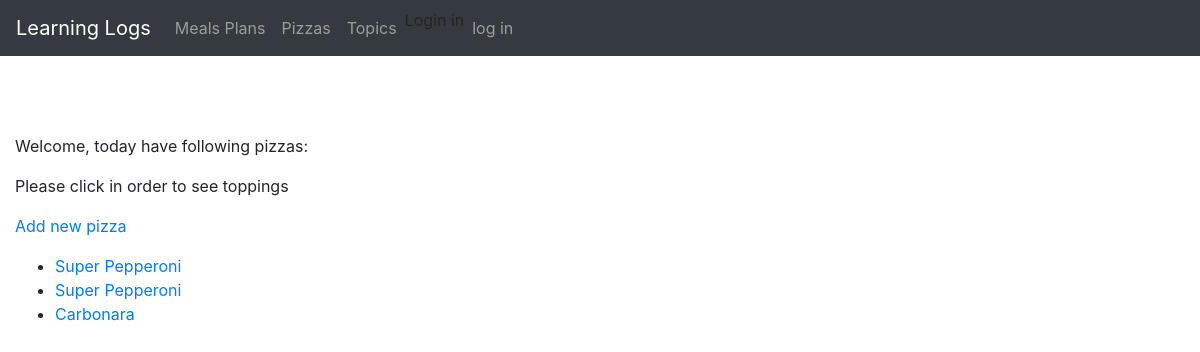
The page /pizzeria/ on the database as committed earlier.
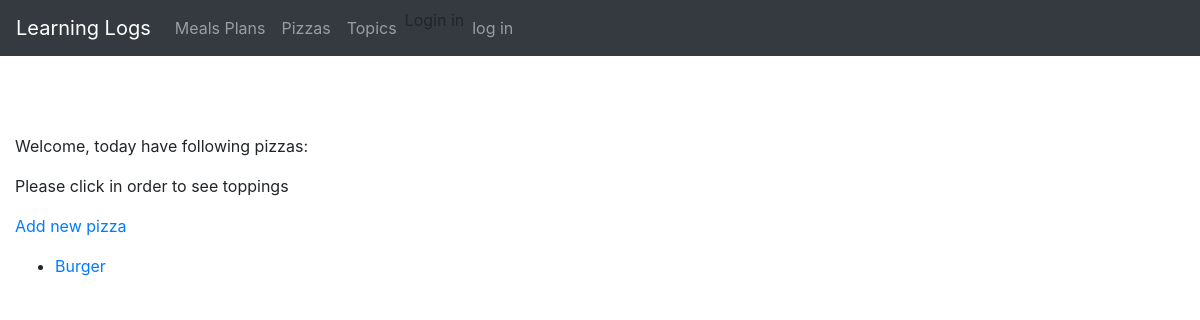
The same page on the database as committed later.
### pizzas/models.py (models this page shows)
class Pizza(models.Model):
    PIZZA_SIZES = (
        ('P', 4),
        ('S', 6),
        ('M', 8),
        ('L', 12),
        ('XL', 16),
        )
    name = models.CharField(max_length=200)
    size = models.CharField(max_length=10, choices=PIZZA_SIZES, default=PIZZA_SIZES[0][0])
    toppings = models.ManyToManyField(Topping,through='ToppingAmount', related_name='pizzas')
    def __str__(self):
        return self.name

### pizzas/views.py (the view)
# urls.py: path('pizzeria/', include('pizzas.urls')),
def pizzas(request):
	pizzas = Pizza.objects.all()
	context = {'pizzas': pizzas}
	return render(request, 'pizzas/pizzas.html', context)

### pizzas/templates/pizzas/pizzas.html
{% extends 'learning_logs/base.html' %}
{% block content %}
<p> Welcome, today have following pizzas: </p>
<p>	Please click in order to see toppings </p>
	<p><a href="{% url 'new_pizza' %}">Add new pizza</a></p>
	<ul>
		{% for pizza in pizzas %}
			<li>
			<a href="{% url 'pizza' pizza.id %}">{{ pizza }}</a>
			 </li>
		{% empty %}
			<li> No pizza have been added yet. </li>
		{% endfor %}
	</ul>
{% endblock content %}

### learning_logs/templates/learning_logs/base.html (shortened to what this page needs)
<head>
   <link rel="stylesheet" href="https://maxcdn.bootstrapcdn.com/bootstrap/4.5.2/css/bootstrap.min.css">
</head>
<body style="height:500px">
   <nav class="navbar navbar-expand-sm bg-dark navbar-dark fixed-top">
      <a class="navbar-brand" href="{% url 'learning_logs/home' %}">Learning Logs</a>
      <ul class="navbar-nav">
         <a class="nav-link" href="{% url 'meal_plans/home' %}">Meals Plans</a>
         <a class="nav-link" href="{% url 'pizzas' %}">Pizzas</a>
         <a class="nav-link" href="{% url 'topics' %}">Topics</a>
         <a id='down'>Login in</a>
         <div id='drop'>
            {% if user.is_authenticated %}
            <a class="nav-link" href="{% url 'logout' %}">log out</a>
            Hello, {{ user.username }}.
            <a class="nav-link" href="{% url 'register' %}">register</a>
            {% else %}
            <a class="nav-link" href="{% url 'login' %}">log in</a>
            {% endif %}
          </div>
      </ul>
   </nav>
   <div class="container-fluid" style="margin-top:110px">
      <p>
      	{% block content %}
        {% endblock content %}
      </p>
   </div>

Rows that differ between the two databases and show on the page:
removed Pizza: name "Super Pepperoni"
removed Pizza: name "Super Pepperoni"
removed Pizza: name "Carbonara"
added Pizza: name "Burger"
